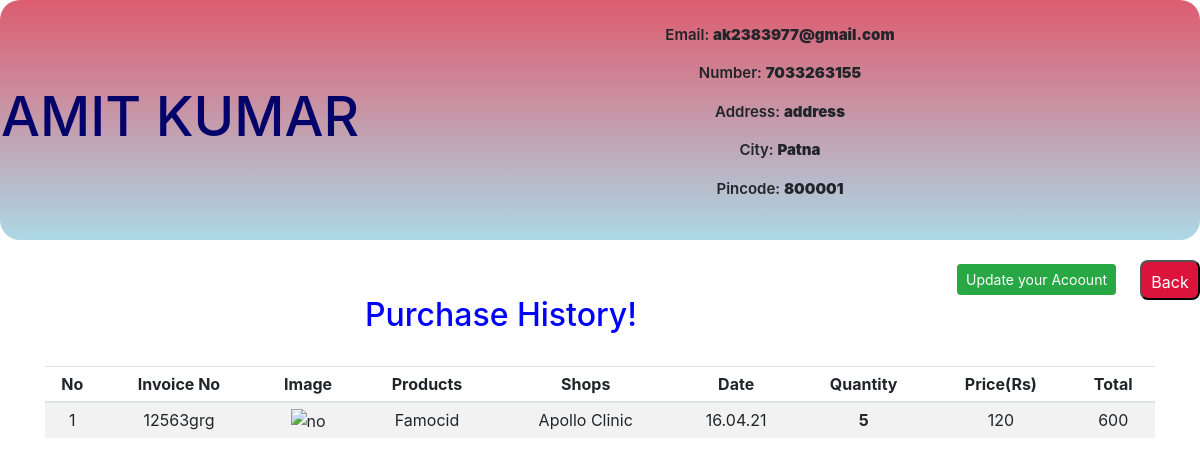
Page /main/1/account (signed in) on the earlier database version.
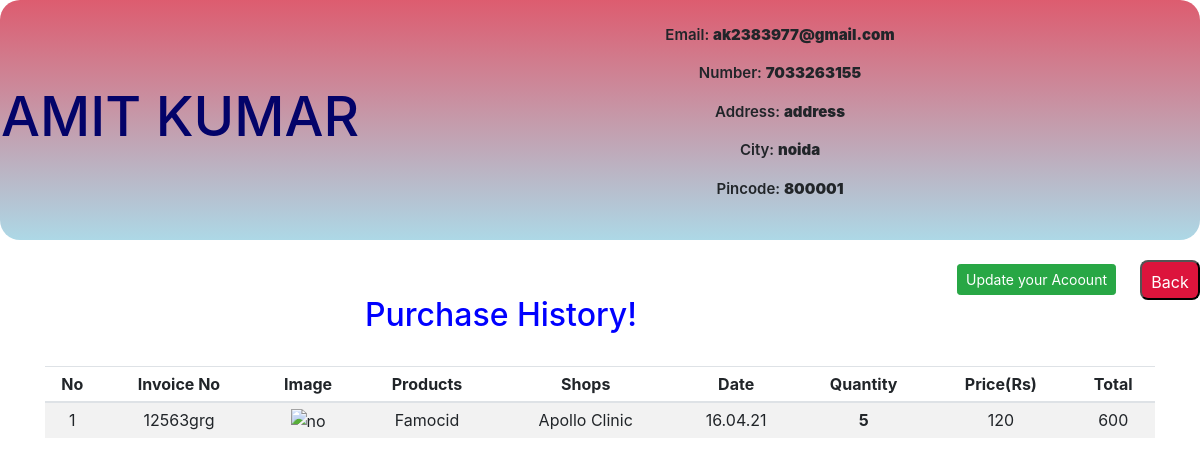
Same page on the later database version.
### Doormed/models.py (models this page shows, shortened)
class Register_user(db.Model, UserMixin):
    id = db.Column(db.Integer, primary_key=True)
    name = db.Column(db.String(80), unique=False, nullable=False)
    email = db.Column(db.String(120), unique=True, nullable=False)
    city = db.Column(db.String(80), unique=False, nullable=False)
    pincode = db.Column(db.String(10), unique=False, nullable=False)
    address = db.Column(db.Text,nullable=True)
    number = db.Column(db.String(80), unique=True, nullable=False)
    password = db.Column(db.String(120), unique=False, nullable=False)
    cartitems2 = db.relationship('Cartitem', backref='cust')

### Doormed/customer/routes.py (the view)
@app.route('/main/<int:id>/account')
@login_required
def account(id):
    user = Register_user.query.filter_by(id=id).first()
    return render_template("customer/account.html",user=user)

### Doormed/models.py (called while the page is built)
@login_seller.user_loader
def load_seller(user_id):
    return Register_seller.query.get(user_id)

### Doormed/templates/customer/account.html (shortened to what this page needs)
{% extends 'base.html' %}
{% block header %}
<link rel="stylesheet" href="{{url_for('static', filename = 'index.css')}}">
{% endblock %}
{% block content %}
<div class="content">
    <div class="head">
        <div class="bio">
            <div class="name">
                <h2>{{user.name}}</h2>
            </div>
            <div class="intro">
                <p>Email: <b>{{user.email}}</b></p>
                <p>Number: <b>{{user.number}}</b></p>
                <p>Address: <b>{{user.address}}</b></p>
                <p>City: <b>{{user.city}}</b></p>
                <p>Pincode: <b>{{user.pincode}}</b></p>
            </div>
        </div>
    </div>
    <input style="float: right; background-color: crimson; color: white; outline: none; height:40px; width: 5%;
                  border-radius: 8px;" action="action" onclick="window.history.go(-1); return false;" type="submit"
        value="Back" />
    <a class="btn btn-sm btn-success float-right m-4" id="button">Update your Acoount</a>
    <div class="main">
        <div class="container">
            <h2 style="color: blue; padding: 1.5rem; text-align: center;">Purchase History!</h2>
            <table class="table table-sm table-condensed table-striped table-hover" style="text-align: center" ;>
                <thead>
                    <th>No</th>
                    <th>Invoice No</th>
                    <th>Image</th>
                    <th>Products</th>
                    <th>Shops</th>
                    <th>Date</th>
                    <th>Quantity</th>
                    <th>Price(Rs)</th>
                    <th>Total</th>
                </thead>
                <tbody>
                    <tr>
                        <td>1</td>
                        <td>12563grg</td>
                        <td><img src="" alt="no" width="40" height="30"></td>
                        <td>Famocid</td>
                        <td>Apollo Clinic</td>
                        <td>16.04.21</td>
                        <th>5</th>
                        <td>120</td>
                        <td>600</td>
                    </tr>
                </tbody>
            </table>
        </div>
    </div>
</div>
{% endblock %}

### Doormed/templates/base.html (shortened to what this page needs)
<!DOCTYPE html>
<html lang="en">
<head>
    <link rel="stylesheet" href="https://cdnjs.cloudflare.com/ajax/libs/font-awesome/5.15.3/css/all.min.css"
 />
    <link rel="stylesheet" href="https://stackpath.bootstrapcdn.com/bootstrap/4.5.2/css/bootstrap.min.css"
>
    {% block header %}
    {% endblock %}
</head>
<body>
    {% block content %}
    {% endblock %}
</body>
</html>

### Doormed/static/index.css (style rules this page uses)
* { margin: 0; padding: 0; box-sizing: border-box; }
.content { height: 100vh; width: 100%; position: relative; }
.content .head { height: 30vh; width: 100%; display: flex; flex-direction: row; position: relative; }
.content .head .bio { height: 30vh; width: 100%; display: flex; background: linear-gradient(to top, lightblue, rgb(221, 92, 111)); border-radius: 20px; }
.content .head .bio .intro { width: 70%; display: flex; flex-direction: column; align-items: center; justify-content: center; height: 30vh; }
.content .head .bio .name { display: flex; width: 30%; align-items: center; justify-content: center; }
.content .head .bio .name h2 { font-size: 55px; color: rgb(3, 3, 105); }
.content .head .bio .intro p { font-size: 15px; font-weight: 600; height: fit-content; }
.main { width: 100%; }
.container { margin-top: 2rem; }
input { margin: 20px auto; display: block; width: 50%; padding: 8px; outline: none; }

Differences in the rows shown:
changed Register_user "AMIT KUMAR": city "Patna" → "noida"
